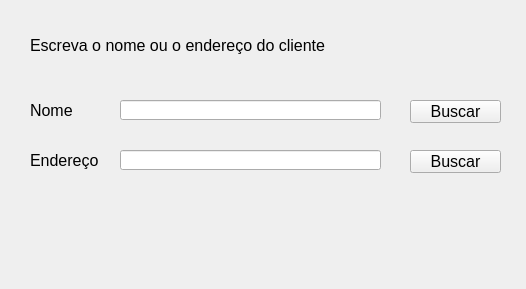
<?xml version="1.0" encoding="UTF-8"?>
<ui version="4.0">
 <class>pesquisar_cliente</class>
 <widget class="QWidget" name="pesquisar_cliente">
  <property name="geometry">
   <rect>
    <x>0</x>
    <y>0</y>
    <width>526</width>
    <height>289</height>
   </rect>
  </property>
  <property name="font">
   <font>
    <pointsize>12</pointsize>
   </font>
  </property>
  <property name="windowTitle">
   <string>Pesquisar cliente</string>
  </property>
  <property name="windowIcon">
   <iconset>
    <normaloff>pesquisar_cliente_op3.png</normaloff>pesquisar_cliente_op3.png</iconset>
  </property>
  <widget class="QLabel" name="label_1">
   <property name="geometry">
    <rect>
     <x>30</x>
     <y>30</y>
     <width>311</width>
     <height>31</height>
    </rect>
   </property>
   <property name="font">
    <font>
     <pointsize>12</pointsize>
    </font>
   </property>
   <property name="text">
    <string>Escreva o nome ou o endereço do cliente</string>
   </property>
  </widget>
  <widget class="QLabel" name="label_adress_2">
   <property name="geometry">
    <rect>
     <x>30</x>
     <y>100</y>
     <width>71</width>
     <height>21</height>
    </rect>
   </property>
   <property name="text">
    <string>Nome</string>
   </property>
  </widget>
  <widget class="QLabel" name="label_adress">
   <property name="geometry">
    <rect>
     <x>30</x>
     <y>150</y>
     <width>71</width>
     <height>21</height>
    </rect>
   </property>
   <property name="text">
    <string>Endereço</string>
   </property>
  </widget>
  <widget class="QLineEdit" name="lineEdit_nome">
   <property name="geometry">
    <rect>
     <x>120</x>
     <y>100</y>
     <width>261</width>
     <height>20</height>
    </rect>
   </property>
   <property name="font">
    <font>
     <pointsize>10</pointsize>
    </font>
   </property>
   <property name="text">
    <string/>
   </property>
  </widget>
  <widget class="QLineEdit" name="lineEdit_adress">
   <property name="geometry">
    <rect>
     <x>120</x>
     <y>150</y>
     <width>261</width>
     <height>20</height>
    </rect>
   </property>
   <property name="font">
    <font>
     <pointsize>10</pointsize>
    </font>
   </property>
  </widget>
  <widget class="QLabel" name="label_report">
   <property name="geometry">
    <rect>
     <x>20</x>
     <y>200</y>
     <width>481</width>
     <height>51</height>
    </rect>
   </property>
   <property name="font">
    <font>
     <pointsize>10</pointsize>
    </font>
   </property>
   <property name="text">
    <string/>
   </property>
  </widget>
  <widget class="QPushButton" name="pushButton">
   <property name="geometry">
    <rect>
     <x>410</x>
     <y>100</y>
     <width>91</width>
     <height>23</height>
    </rect>
   </property>
   <property name="cursor">
    <cursorShape>PointingHandCursor</cursorShape>
   </property>
   <property name="text">
    <string>Buscar</string>
   </property>
   <property name="icon">
    <iconset>
     <normaloff>pesquisar_cliente_op3.png</normaloff>pesquisar_cliente_op3.png</iconset>
   </property>
  </widget>
  <widget class="QPushButton" name="pushButton_2">
   <property name="geometry">
    <rect>
     <x>410</x>
     <y>150</y>
     <width>91</width>
     <height>23</height>
    </rect>
   </property>
   <property name="cursor">
    <cursorShape>PointingHandCursor</cursorShape>
   </property>
   <property name="text">
    <string>Buscar</string>
   </property>
   <property name="icon">
    <iconset>
     <normaloff>pesquisar_cliente_op3.png</normaloff>pesquisar_cliente_op3.png</iconset>
   </property>
  </widget>
 </widget>
 <resources/>
 <connections/>
</ui>
